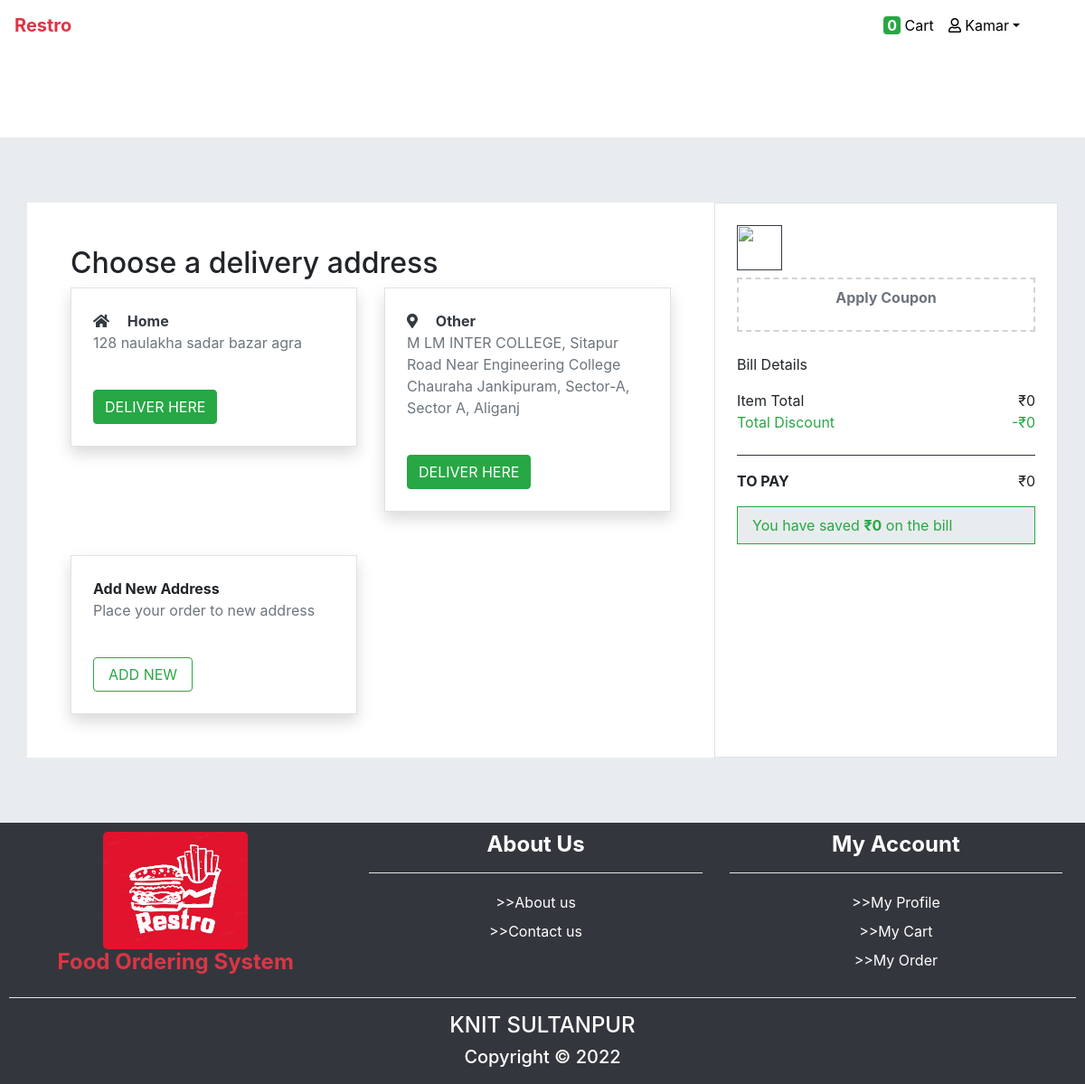
/foodie/checkout-step-1/ (signed in), run on an earlier commit of the app's database.
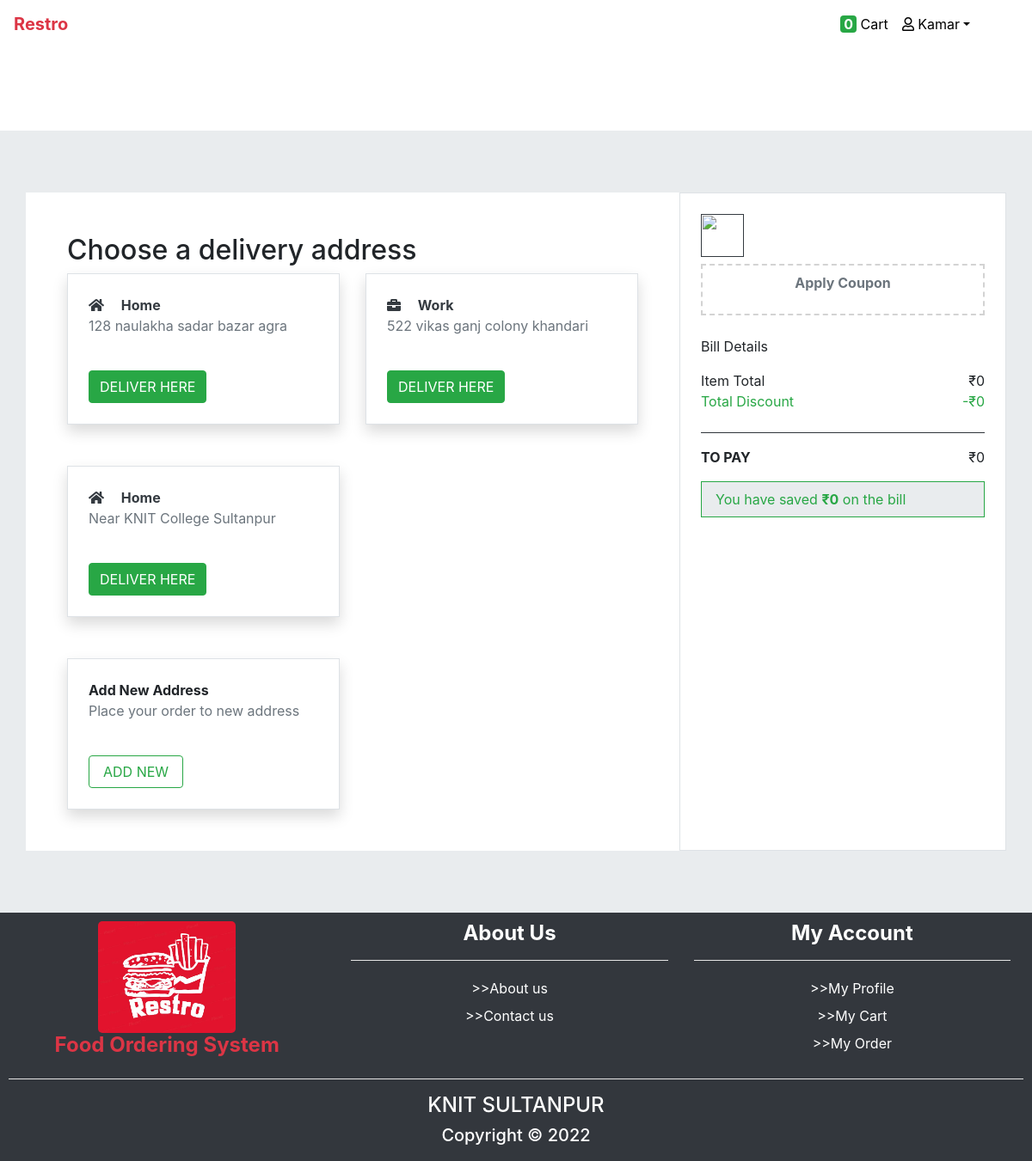
And on a later commit of the database.
### account/models.py (models this page shows, shortened)
class Address(models.Model):
	address=models.TextField()
	area=models.CharField(max_length=100)
	landmark=models.CharField(max_length=50)
	tag=models.CharField(max_length=5,
		choices=(("home","home"),("work","work"),("other","other"))
		)
	profile=models.ForeignKey(Profile,on_delete=models.CASCADE)

### foodie/views.py (the view)
# urls.py: path('checkout-step-1/',views.checkout_step_1),
@login_required(login_url="/account/login")
def checkout_step_1(req):
	if req.user.is_authenticated:
		address=Address.objects.filter(profile__user__username=req.user.username)
		return render(req,"foodie/checkout-step-1.html",{"address":address})
	return HttpResponse("user not login")

### foodie/templates/foodie/checkout-step-1.html (shortened to what this page needs)
{%extends 'foodie/base.html'%}
{%load static%}
{%block body%}
<div id="checkout-cart-empty" class="text-center p-5">  </div>
<div class="bg-gray p-lg-4" id="checkout-cart-available">
<div class="my-5 container">
	<div class="row">
		<div class="col-lg-8 col-md-6 col-sm-12 col-12  bg-white p-5">
			<h2>Choose a delivery address</h2>
	        <div class="row">
				{%for add in address%}
					{%if add.tag == "home"%}
					<div class="col-lg-6">
						<a href="/foodie/checkout-step-2/{{add.id}}" class="text-decoration-none text-dark">
							<div class="border p-4 address shadow">
								<p class="d-inline font-weight-bolder"><i class="fas fa-home mr-3"></i> Home</p>
								<p class="text-muted">{{add.address}}</p>
								<button class="btn btn-success mt-4">DELIVER HERE</button>
							</div>
						</a>
					</div>
					{%elif add.tag == "work"%}
					<div class="col-lg-6 mt-5 mt-md-0 mt-lg-0">
						<a href="/foodie/checkout-step-2/{{add.id}}" class="text-decoration-none text-dark">
							<div class="border p-4 address shadow ">
								<p class="d-inline font-weight-bolder"><i class="fas fa-briefcase mr-3"></i> Work</p>
								<p class="text-muted">{{add.address}}</p>
								<button class="btn btn-success mt-4">DELIVER HERE</button>
							</div>
						</a>
					</div>
					{%else%}
						<div class="col-lg-6">
							<a href="/foodie/checkout-step-2/{{add.id}}" class="text-decoration-none text-dark">
								<div class="border p-4 address shadow">
									<p class="d-inline font-weight-bolder"><i class="fas fa-map-marker-alt mr-3"></i> Other</p>
									<p class="text-muted">{{add.address}}</p>
									<button class="btn btn-success mt-4">DELIVER HERE</button>
								</div>
							</a>
						</div>
					{%endif%}
					{%if forloop.counter|divisibleby:2 and not forloop.last%}
						</div><div class="row mt-5">
					{%endif%}
				{%endfor%}
			</div>
			<div class="row mt-5">
				<div class="col-lg-6">
					<div class="border p-4 address shadow">
						<p class="d-inline font-weight-bolder">Add New Address</p>
						<p class="text-muted">Place your order to new address</p>
						<a href="/foodie/add-address" class="btn btn-outline-success mt-4 px-3">ADD NEW</a>
					</div>
				</div>
			</div>
		</div>
		<div class="col-lg-4 col-md-4 col-sm-12 col-12 bg-white border p-4">
				{%include "foodie/sticky-cart.html"%}
		</div>
		</div>
	</div>
</div>
{%endblock%}

What changed in the data, as far as the page shows it:
removed Address: address "M LM INTER COLLEGE, Sitapur Road Near Engineering College Chauraha Jankipuram, Sector-A, Sector A, Aliganj"
added Address: address "522 vikas ganj colony khandari"
added Address: address "Near KNIT College Sultanpur"
